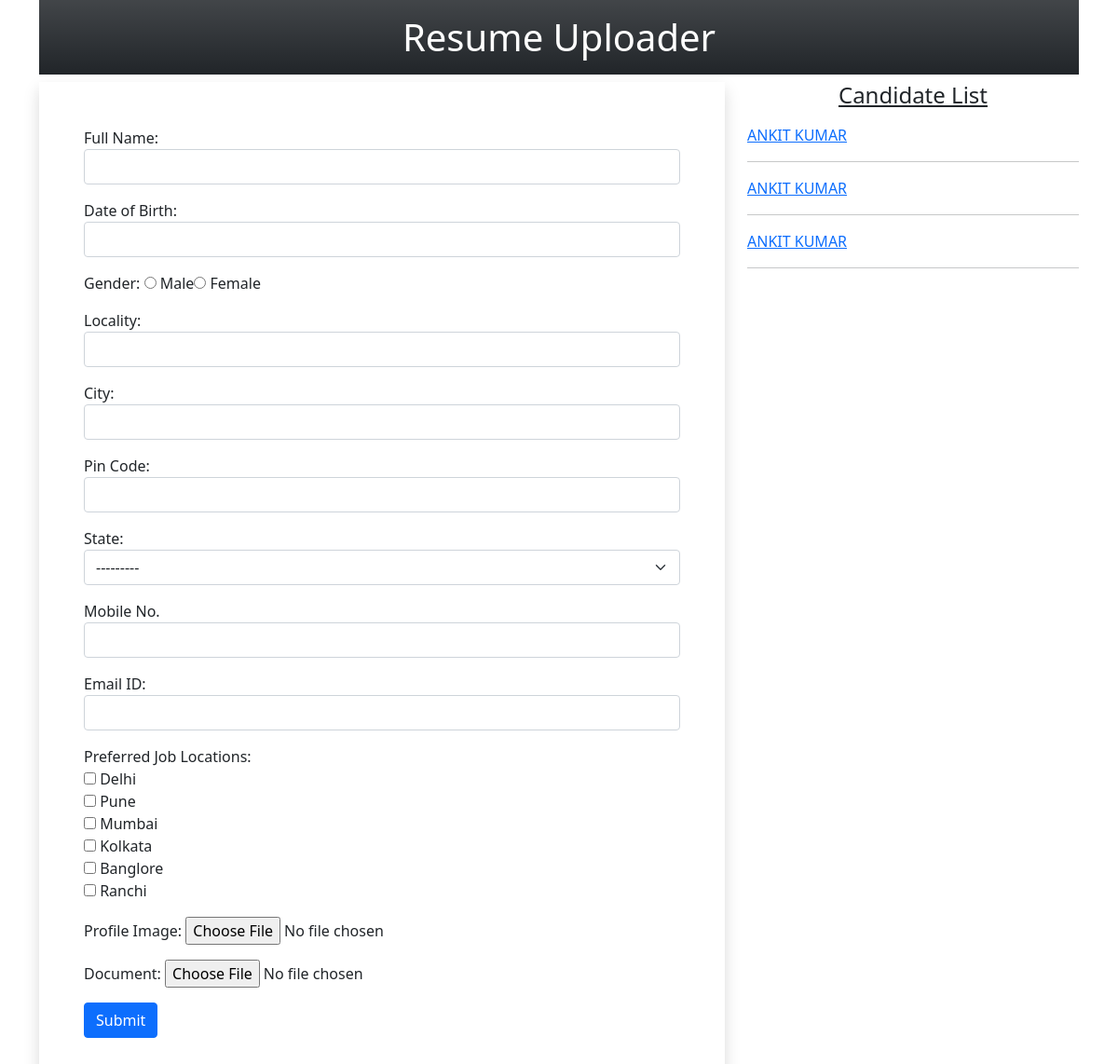
The page / on the database its author committed.
### myapp/models.py (models this page shows)
class Resume(models.Model):
    name = models.CharField(max_length=100)
    dob = models.DateField(auto_now=False, auto_now_add=False)
    gender = models.CharField(max_length=100)
    locality = models.CharField(max_length=100)
    city = models.CharField(max_length=100)
    pin = models.PositiveIntegerField()
    state = models.CharField(choices=STATE_CHOICE, max_length=50)
    mobile = models.PositiveIntegerField()
    email = models.EmailField()
    job_city = models.CharField(max_length=50)
    profile_image = models.ImageField(upload_to='profileimg', blank=True)
    my_file = models.FileField(upload_to='doc', blank=True)

### myapp/views.py (the view, shortened to what this page needs)
# urls.py: path('', views.HomeView.as_view(), name='home'),
class HomeView(View):
    def get(self, request):
        form = ResumeForm()
        candidates = Resume.objects.all()
        return render(request, 'myapp/home.html', {'candidates': candidates, 'form': form})

### myapp/forms.py
class ResumeForm(forms.ModelForm):
 gender = forms.ChoiceField(choices=GENDER_CHOICES, widget=forms.RadioSelect)
 job_city = forms.MultipleChoiceField(label='Preferred Job Locations', choices=JOB_CITY_CHOICE,
                                      widget=forms.CheckboxSelectMultiple)
 class Meta:
  model = Resume
  fields = ['name', 'dob', 'gender', 'locality', 'city', 'pin', 'state', 'mobile', 'email', 'job_city', 'profile_image', 'my_file']
  labels = {'name': 'Full Name', 'dob': 'Date of Birth', 'pin': 'Pin Code', 'mobile': 'Mobile No.', 'email': 'Email ID',
            'profile_image': 'Profile Image', 'my_file': 'Document'}
  widgets = {
   'name': forms.TextInput(attrs={'class': 'form-control'}),
   'dob': forms.DateInput(attrs={'class': 'form-control', 'id': 'datepicker'}),
   'locality': forms.TextInput(attrs={'class': 'form-control'}),
   'city': forms.TextInput(attrs={'class': 'form-control'}),
   'pin': forms.NumberInput(attrs={'class': 'form-control'}),
   'state': forms.Select(attrs={'class': 'form-select'}),
   'mobile': forms.NumberInput(attrs={'class': 'form-control'}),
   'email': forms.EmailInput(attrs={'class': 'form-control'}),
  }

### myapp/templates/myapp/home.html (shortened to what this page needs)
<!DOCTYPE html>
{% load static %}
<html lang="en">
  <head>
      <link href="https://cdn.jsdelivr.net/npm/bootstrap@5.0.0-beta2/dist/css/bootstrap.min.css" rel="stylesheet">
    <link rel="stylesheet" href="//code.jquery.com/ui/1.12.1/themes/base/jquery-ui.css">
    <link rel="stylesheet" href="{% static 'myapp/css/style.css' %}">
  </head>
  <body>
   <div class="container mb-5">
  <h1 class="p-3 mb-2 bg-dark bg-gradient text-white text-center p-3">Resume Uploader</h1>
  <div class="row">
   <div class="col-sm-8">
    <form action="" method="post" enctype="multipart/form-data" class="shadow p-5">
     {% for fm in form %}
       <div class="form-group mb-3">
       {{fm.label_tag}} {{fm}} <small class="text-danger">{{fm.errors|striptags}}</small>
       </div>
     {% endfor %}
     <input type="submit" value="Submit" class="btn btn-primary">
    </form>
   </div>
   <div class="col-sm-4">
    <h4 class="text-center mb-3"><u>Candidate List</u></h4>
    {% for candidate in candidates %}
      <a href="{% url 'candidate' candidate.id %}">{{candidate.name}}</a>
     <hr>
    {% endfor %}
   </div>
  </div>
 </div>
   </body>
</html>

### myapp/static/myapp/css/style.css (style rules this page uses)
#id_gender { list-style-type: none; display: inline-flex; }
#id_job_city { list-style-type: none; }

### rows shown on the page
Resume: name "ANKIT KUMAR"
Resume: name "ANKIT KUMAR"
Resume: name "ANKIT KUMAR"

### other values the page prints
{{ fm.label_tag }} "Full Name:" "Date of Birth:" "Gender:" "Locality:" "City:" "Pin Code:" "State:" "Mobile No." "Email ID:" "Preferred Job Locations:" "Profile Image:" "Document:"
